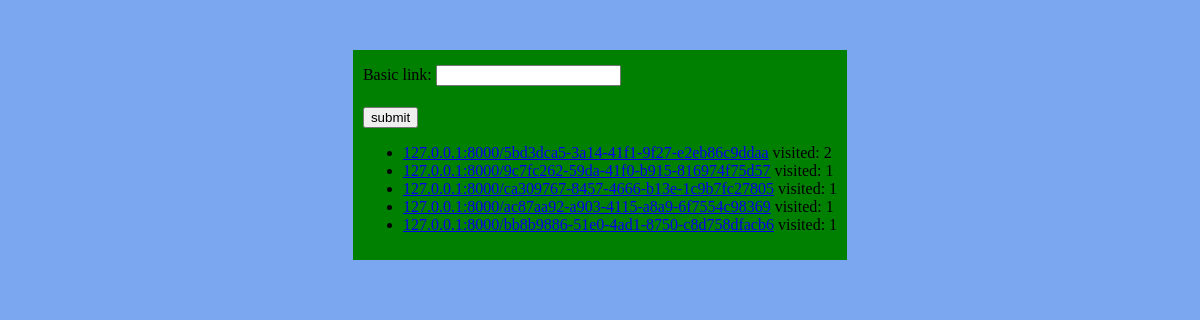
Before: / with the older database file.
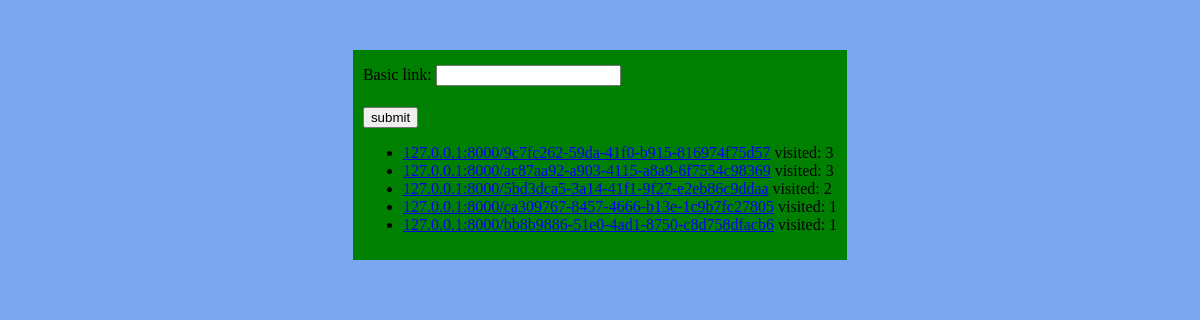
After: the same page with the newer database file.
### shortlink/models.py (models this page shows)
class Link(models.Model):
    id = models.UUIDField(primary_key = True, default=uuid.uuid4)
    basic_link = models.CharField(max_length=256, blank=False)
    visited = models.IntegerField(default=0)

### shortlink/views.py (the view)
# urls.py: path('', views.index),
def index(request):
    tops = Link.objects.all().order_by('-visited')[:5]
    return render(request, 'shortlink/index.html', {
        'tops': tops,
        'form': CreateLinkModelForm()
    })

### shortlink/forms.py (shortened to what this page needs)
class CreateLinkModelForm(forms.ModelForm):
    class Meta:
        model = Link
        fields = ['basic_link']
        labels = {'here goes link, you want to get shorter'}
        help_texts = {'pass your link here and press "submit" button'}
        error_messages = {
            'basic_link': {
                'required': 'please, don`t leave field blank',
                'invalid_url': 'please, provide us with valid URL'
            }
        }

### shortlink/templates/shortlink/index.html (shortened to what this page needs)
<!DOCTYPE html>
{% load static %}
<html>
<head>
    <link rel="stylesheet" href="{% static 'shortlink/css/global.css' %} ">
</head>
<body>
    <div class = "formcont">
        <div class="box">
            <form action="/create" method="POST">
                {% for field in form%}
                    <div class="wrapper">
                        {{field.label_tag}}
                        {{field}}
                    </div>
                {% endfor %}
                <input type="submit" value="submit">
            </form>
            <ul>
                {% if tops %}
                    {% for top in tops %}
                        <li>
                            <a href="{{ top.pk }}">127.0.0.1:8000/{{ top.pk }}</a>
                            <span> visited: {{ top.visited }}</span>
                        </li>
                    {% endfor %}
                {% endif %}
            </ul>
        </div>
    </div>
</body>
</html>

### shortlink/static/shortlink/css/global.css (style rules this page uses)
body { background-color: #7aa7ef; }
.formcont { display: flex; align-items: center; justify-content: center; margin-top: 50px; }
.formcont .box { padding: 10px; background-color: green; }
.box input { margin-top: 5px; }

Changed rows visible on the page:
changed Link "9c7fc262-59da-41f0-b915-816974f75d57": visited "1" → "3"; moves up the list
changed Link "ac87aa92-a903-4115-a8a9-6f7554c98369": visited "1" → "3"; moves up the list
